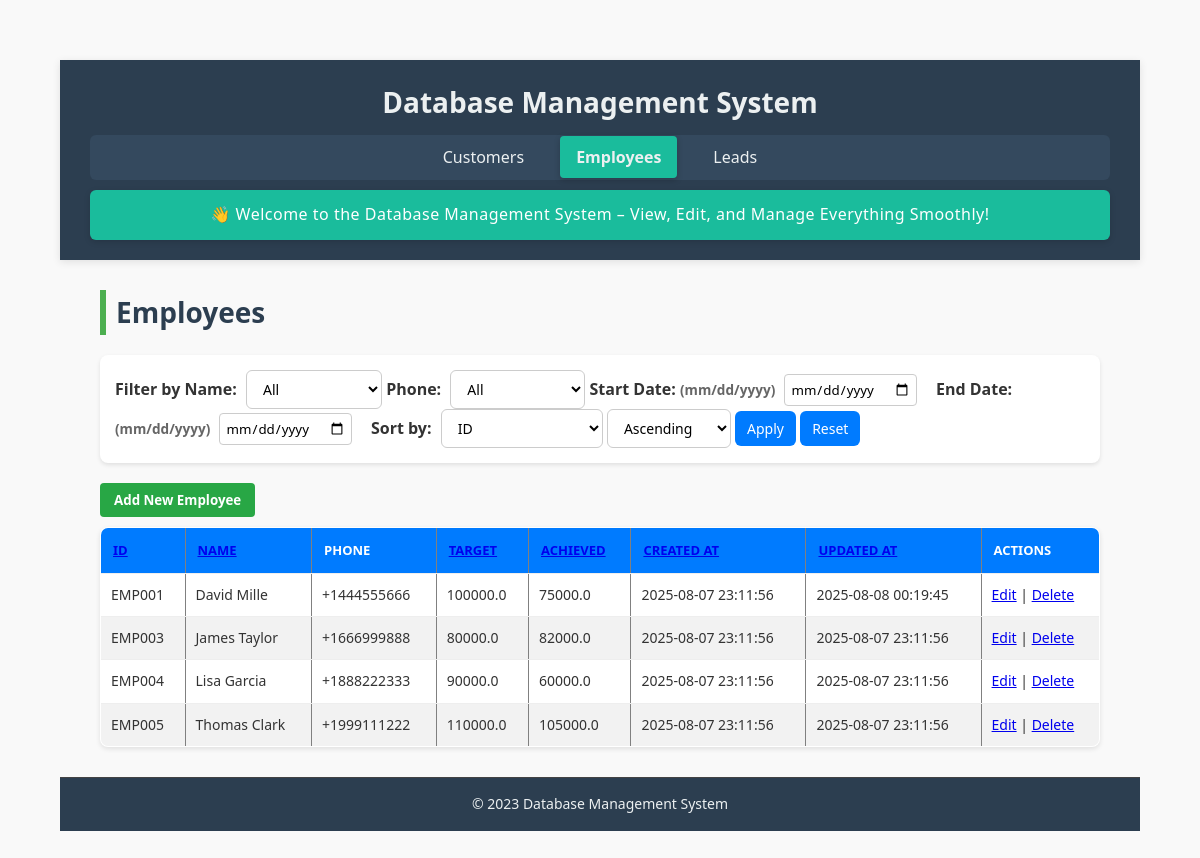
Page /employees on the earlier database version.
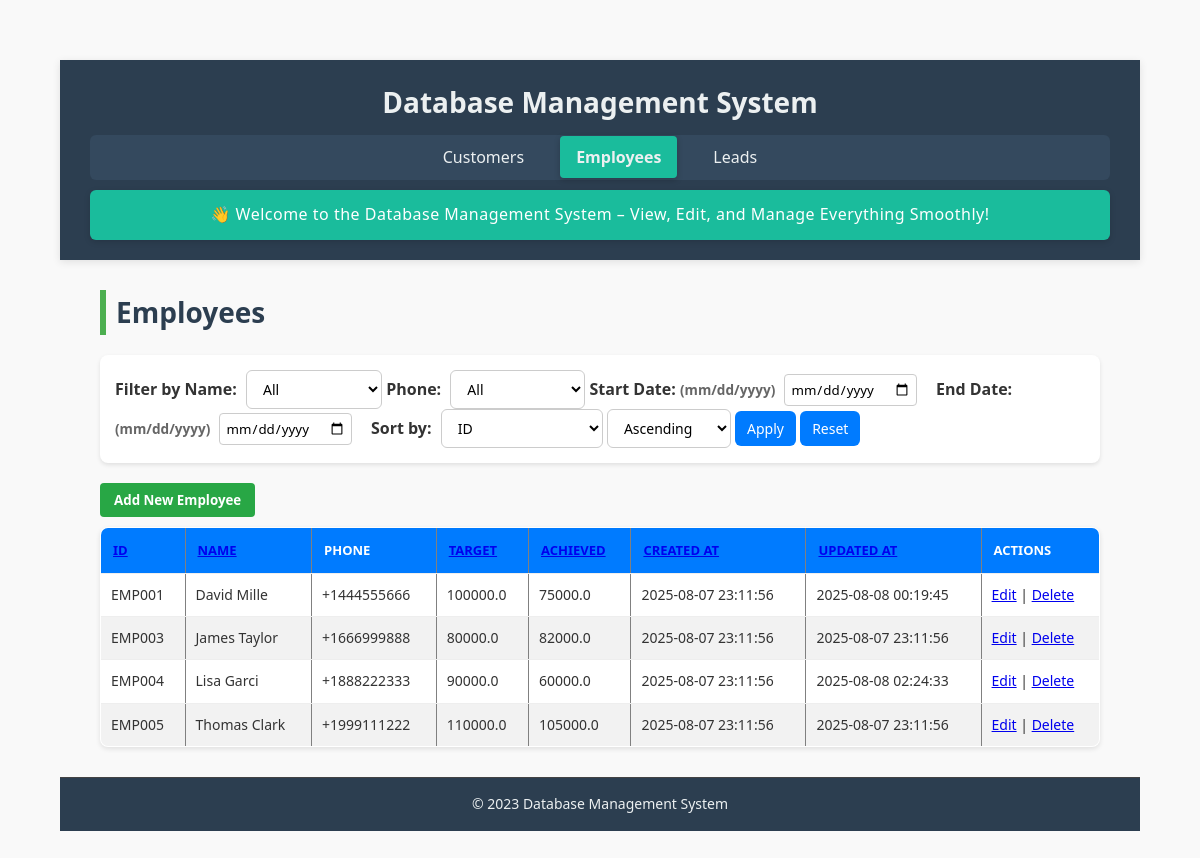
Same page on the later database version.
### tables this page shows
CREATE TABLE employees (
    empId TEXT PRIMARY KEY,
    empName TEXT NOT NULL,
    phoneNo TEXT,
    targetAmount REAL NOT NULL CHECK (targetAmount >= 0),
    achievedAmount REAL NOT NULL CHECK (achievedAmount >= 0),
    createdAt TEXT DEFAULT CURRENT_TIMESTAMP,
    updatedAt TEXT DEFAULT CURRENT_TIMESTAMP
);

### app.py (the view)
@app.route('/employees')
def employees():
    filters = {
        'empName': request.args.get('empName', ''),
        'phoneNo': request.args.get('phoneNo', ''),
        'start_date': request.args.get('start_date', ''),
        'end_date': request.args.get('end_date', '')
    }
    sort_by = request.args.get('sort_by', 'empId')
    sort_order = request.args.get('sort_order', 'asc')
    query = "SELECT * FROM employees WHERE 1=1"
    params = []
    for col in ['empName', 'phoneNo']:
        val = filters[col]
        if val:
            query += f" AND {col} = ?"
            params.append(val)
    if filters['start_date']:
        query += " AND DATE(createdAt) >= ?"
        params.append(filters['start_date'])
    if filters['end_date']:
        query += " AND DATE(createdAt) <= ?"
        params.append(filters['end_date'])
    query += f" ORDER BY {sort_by} {sort_order.upper()}"
    conn = get_db_connection()
    employees = conn.execute(query, params).fetchall()
    column_values = {
        'empName': [row['empName'] for row in conn.execute("SELECT DISTINCT empName FROM employees")],
        'phoneNo': [row['phoneNo'] for row in conn.execute("SELECT DISTINCT phoneNo FROM employees")]
    }
    conn.close()
    return render_template('employees.html',
                           employees=employees,
                           filters=filters,
                           sort_by=sort_by,
                           sort_order=sort_order,
                           column_values=column_values)

### app.py (called while the page is built)
def get_db_connection():
    conn = sqlite3.connect(DATABASE)
    conn.row_factory = sqlite3.Row
    return conn

### templates/employees.html (shortened to what this page needs)
{% extends "base.html" %}
{% block content %}
<h2>Employees</h2>
<form method="get" action="{{ url_for('employees') }}">
    <div>
        <label>Filter by Name:</label>
        <select name="empName">
            <option value="">All</option>
        </select>
        <label>Phone:</label>
        <select name="phoneNo">
            <option value="">All</option>
        </select>
        <label style="margin-right: 5px; font-weight: bold;">
            Start Date:
            <span style="font-size: 0.85em; color: #666;">(mm/dd/yyyy)</span>
        </label>
        <input type="date" name="start_date" value="{{ filters.start_date }}"
            style="padding: 5px; margin-right: 15px; border-radius: 4px; border: 1px solid #ccc;">
        <label style="margin-right: 5px; font-weight: bold;">
            End Date:
            <span style="font-size: 0.85em; color: #666;">(mm/dd/yyyy)</span>
        </label>
        <input type="date" name="end_date" value="{{ filters.end_date }}"
            style="padding: 5px; margin-right: 15px; border-radius: 4px; border: 1px solid #ccc;">
        <label>Sort by:</label>
        <select name="sort_by">
            <option value="empId" {% if sort_by=='empId' %}selected{% endif %}>ID</option>
        </select>
        <select name="sort_order">
            <option value="asc" {% if sort_order=='asc' %}selected{% endif %}>Ascending</option>
        </select>
        <button type="submit">Apply</button>
        <a href="{{ url_for('employees') }}"><button type="button">Reset</button></a>
    </div>
</form>
<div style="margin: 10px 0;">
    <a href="{{ url_for('add_employee') }}">
        <button type="button"
            style="background-color: #28a745; color: white; padding: 8px 14px; border: none; border-radius: 4px; cursor: pointer; font-weight: bold;"
            onmouseover="this.style.backgroundColor='#218838'" onmouseout="this.style.backgroundColor='#28a745'">
            Add New Employee
        </button>
    </a>
</div>
<table border="1">
    <thead>
        <tr>
            <th>
                <a
                    href="{{ url_for('employees') }}?empName={{ filters.empName }}&phoneNo={{ filters.phoneNo }}&start_date={{ filters.start_date }}&end_date={{ filters.end_date }}&sort_by=empId&sort_order={{ 'asc' if sort_order == 'desc' else 'desc' }}">ID</a>
            </th>
            <th>
                <a
                    href="{{ url_for('employees') }}?empName={{ filters.empName }}&phoneNo={{ filters.phoneNo }}&start_date={{ filters.start_date }}&end_date={{ filters.end_date }}&sort_by=empName&sort_order={{ 'asc' if sort_order == 'desc' else 'desc' }}">Name</a>
            </th>
            <th>Phone</th>
            <th>
                <a
                    href="{{ url_for('employees') }}?empName={{ filters.empName }}&phoneNo={{ filters.phoneNo }}&start_date={{ filters.start_date }}&end_date={{ filters.end_date }}&sort_by=targetAmount&sort_order={{ 'asc' if sort_order == 'desc' else 'desc' }}">Target</a>
            </th>
            <th>
                <a
                    href="{{ url_for('employees') }}?empName={{ filters.empName }}&phoneNo={{ filters.phoneNo }}&start_date={{ filters.start_date }}&end_date={{ filters.end_date }}&sort_by=achievedAmount&sort_order={{ 'asc' if sort_order == 'desc' else 'desc' }}">Achieved</a>
            </th>
            <th>
                <a
                    href="{{ url_for('employees') }}?empName={{ filters.empName }}&phoneNo={{ filters.phoneNo }}&start_date={{ filters.start_date }}&end_date={{ filters.end_date }}&sort_by=createdAt&sort_order={{ 'asc' if sort_order == 'desc' else 'desc' }}">Created
                    At</a>
            </th>
            <th>
                <a
                    href="{{ url_for('employees') }}?empName={{ filters.empName }}&phoneNo={{ filters.phoneNo }}&start_date={{ filters.start_date }}&end_date={{ filters.end_date }}&sort_by=updatedAt&sort_order={{ 'asc' if sort_order == 'desc' else 'desc' }}">Updated
                    At</a>
            </th>
            <th>Actions</th>
        </tr>
    </thead>
    <tbody>
        {% for employee in employees %}
        <tr>
            <td>{{ employee.empId }}</td>
            <td>{{ employee.empName }}</td>
            <td>{{ employee.phoneNo or '' }}</td>
            <td>{{ employee.targetAmount }}</td>
            <td>{{ employee.achievedAmount }}</td>
            <td>{{ employee.createdAt }}</td>
            <td>{{ employee.updatedAt }}</td>
            <td>
                <a href="{{ url_for('edit_employee', emp_id=employee.empId) }}">Edit</a> |
                <a href="{{ url_for('delete_employee', emp_id=employee.empId) }}"
                    onclick="return confirm('Delete this employee?')">Delete</a>
            </td>
        </tr>
        {% endfor %}
    </tbody>
</table>
{% endblock %}

### templates/base.html (shortened to what this page needs)
<!DOCTYPE html>
<html lang="en">
<head>
    <link rel="stylesheet" href="{{ url_for('static', filename='style.css') }}">
    <link rel="stylesheet" href="{{ url_for('static', filename='customers.css') }}">
    <link rel="stylesheet" href="{{ url_for('static', filename='employees.css') }}">
</head>
<body>
    <header class="header">
        <h1>Database Management System</h1>
        <nav class="navbar">
            <ul>
                <li>
                    <a href="{{ url_for('customers') }}"
                        class="{% if request.endpoint == 'customers' %}active{% endif %}">
                        Customers
                    </a>
                </li>
                <li>
                    <a href="{{ url_for('employees') }}"
                        class="{% if request.endpoint == 'employees' %}active{% endif %}">
                        Employees
                    </a>
                </li>
                <li>
                    <a href="{{ url_for('leads') }}" class="{% if request.endpoint == 'leads' %}active{% endif %}">
                        Leads
                    </a>
                </li>
            </ul>
        </nav>
        <section class="welcome-banner">
            <p>👋 Welcome to the Database Management System – View, Edit, and Manage Everything Smoothly!</p>
        </section>
    </header>
    <main class="main-content">
        {% block content %}{% endblock %}
    </main>
    <footer class="footer">
        <p>&copy; 2023 Database Management System</p>
    </footer>
</body>
</html>

### static/style.css (style rules this page uses)
* { margin: 0; padding: 0; box-sizing: border-box; }
body { font-family: 'Segoe UI', Tahoma, Geneva, Verdana, sans-serif; line-height: 1.6; background-color: #f8f9fa; color: #333; min-height: 100vh; display: flex; flex-direction: column; }
header { background-color: #2c3e50; color: #ecf0f1; padding: 20px 30px; text-align: center; box-shadow: 0 2px 8px rgba(0, 0, 0, 0.1); }
header h1 { font-size: 28px; margin-bottom: 10px; }
nav ul { list-style: none; display: flex; justify-content: center; gap: 20px; padding: 10px 0; background-color: #34495e; border-radius: 6px; margin-top: 10px; }
nav ul li a { text-decoration: none; color: #ecf0f1; padding: 10px 16px; border-radius: 4px; transition: background-color 0.3s ease; }
nav ul li a.active { background-color: #1abc9c; font-weight: bold; box-shadow: 0 2px 6px rgba(0, 0, 0, 0.2); }
main { flex: 1; padding: 30px 40px; }
footer { background-color: #2c3e50; color: #ecf0f1; text-align: center; padding: 15px 0; font-size: 14px; border-top: 1px solid #444; }
.welcome-banner { background-color: #1abc9c; color: #fff; padding: 12px 20px; text-align: center; font-size: 16px; margin-top: 10px; border-radius: 6px; box-shadow: 0 2px 6px rgba(0, 0, 0, 0.15); }
.welcome-banner p { margin: 0; font-weight: 500; letter-spacing: 0.5px; }

### static/customers.css (style rules this page uses)
* { box-sizing: border-box; margin: 0; padding: 0; font-family: 'Segoe UI', Tahoma, Geneva, Verdana, sans-serif; }
body { background: #f6f9fc; color: #333; padding: 40px; }
h2 { margin-bottom: 25px; font-size: 28px; color: #222; border-left: 6px solid #4CAF50; padding-left: 10px; }
table { width: 100%; border-collapse: collapse; background: #fff; box-shadow: 0 4px 10px rgba(0,0,0,0.05); border-radius: 10px; overflow: hidden; }
thead { background-color: #4CAF50; color: white; }
th, td { padding: 12px 15px; text-align: left; font-size: 14px; border-bottom: 1px solid #eee; }
th { font-weight: 600; text-transform: uppercase; font-size: 13px; }
td:last-child { white-space: nowrap; }

### static/employees.css (style rules this page uses)
body { font-family: Arial, sans-serif; background-color: #f9f9f9; margin: 20px; color: #333; }
h2 { color: #2c3e50; margin-bottom: 20px; }
form { display: flex; flex-wrap: wrap; gap: 15px; align-items: center; background-color: #ffffff; padding: 15px; border-radius: 8px; box-shadow: 0 2px 4px rgba(0,0,0,0.1); margin-bottom: 20px; }
form label { margin-right: 5px; font-weight: bold; }
form select, form button, form a.btn { padding: 8px 12px; font-size: 14px; border: 1px solid #ccc; border-radius: 6px; background-color: white; transition: 0.3s ease; }
form button { background-color: #007BFF; color: white; border: none; cursor: pointer; }
table { width: 100%; border-collapse: collapse; background-color: #ffffff; border-radius: 8px; overflow: hidden; box-shadow: 0 2px 5px rgba(0,0,0,0.1); }
thead { background-color: #007BFF; color: white; }
thead th { padding: 12px; text-align: left; font-weight: bold; }
tbody tr { border-bottom: 1px solid #ddd; }
tbody tr:nth-child(even) { background-color: #f2f2f2; }
tbody td { padding: 10px; }

Differences in the rows shown:
changed employees "EMP004": empName "Lisa Garcia" → "Lisa Garci"; updatedAt "2025-08-07 23:11:56" → "2025-08-08 02:24:33"
